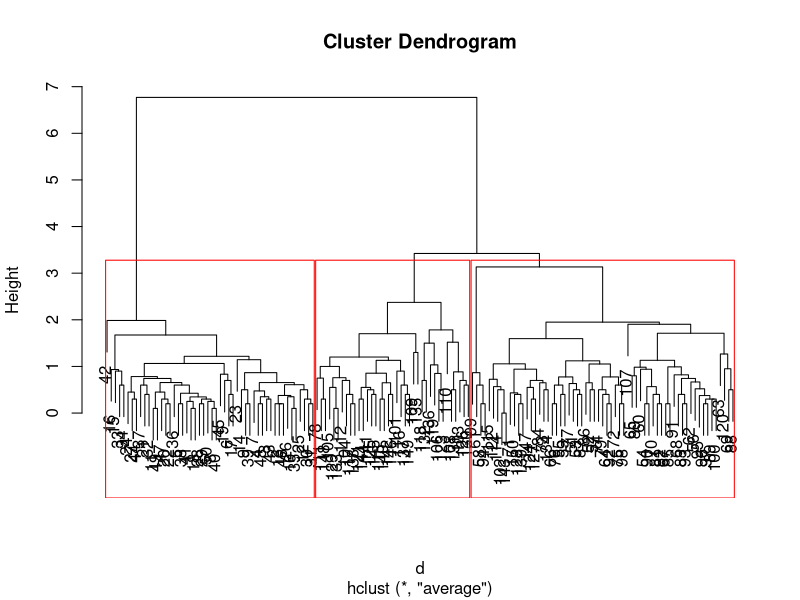

Write R code to recreate this figure.
library(datasets)
library(cluster)

ptm <- proc.time()

data("iris")
d <- dist(iris[,1:4], method = "manhattan") # distance matrix
fit <- hclust(d, method="average") 
plot(fit) # display dendogram
groups <- cutree(fit, k=2) # cut tree into 3 clusters

proc.time() - ptm

# draw dendogram with red borders around the 5 clusters 
rect.hclust(fit, k=3, border="red")
